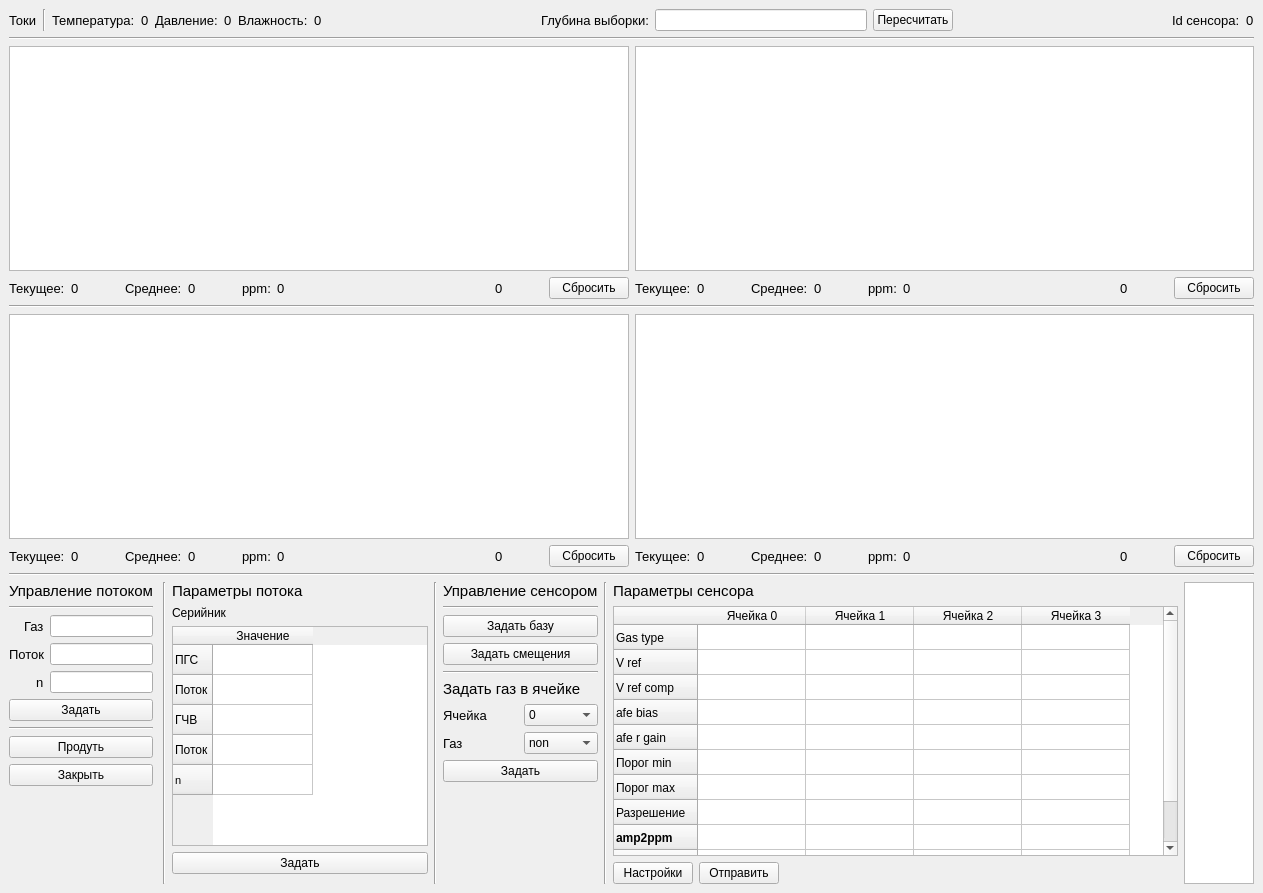
<?xml version="1.0" encoding="UTF-8"?>
<ui version="4.0">
 <class>MainWindow</class>
 <widget class="QMainWindow" name="MainWindow">
  <property name="geometry">
   <rect>
    <x>0</x>
    <y>0</y>
    <width>1263</width>
    <height>893</height>
   </rect>
  </property>
  <property name="baseSize">
   <size>
    <width>4</width>
    <height>7</height>
   </size>
  </property>
  <property name="windowTitle">
   <string>MainWindow</string>
  </property>
  <widget class="QWidget" name="centralwidget">
   <layout class="QVBoxLayout" name="verticalLayout_8" stretch="4,0,1">
    <item>
     <layout class="QVBoxLayout" name="verticalLayout_3">
      <item>
       <layout class="QHBoxLayout" name="horizontalLayout_4" stretch="0,0,0,0,0,0,0,0,0,0,0,0,0,0,0">
        <item>
         <widget class="QLabel" name="label_21">
          <property name="font">
           <font>
            <pointsize>10</pointsize>
           </font>
          </property>
          <property name="text">
           <string>Токи</string>
          </property>
         </widget>
        </item>
        <item>
         <widget class="Line" name="line_5">
          <property name="orientation">
           <enum>Qt::Vertical</enum>
          </property>
         </widget>
        </item>
        <item>
         <widget class="QLabel" name="label_24">
          <property name="font">
           <font>
            <pointsize>10</pointsize>
           </font>
          </property>
          <property name="text">
           <string>Температура:</string>
          </property>
         </widget>
        </item>
        <item>
         <widget class="QLabel" name="temperature">
          <property name="font">
           <font>
            <pointsize>10</pointsize>
           </font>
          </property>
          <property name="text">
           <string>0</string>
          </property>
         </widget>
        </item>
        <item>
         <widget class="QLabel" name="pr">
          <property name="font">
           <font>
            <pointsize>10</pointsize>
           </font>
          </property>
          <property name="text">
           <string>Давление:</string>
          </property>
         </widget>
        </item>
        <item>
         <widget class="QLabel" name="pressure">
          <property name="font">
           <font>
            <pointsize>10</pointsize>
           </font>
          </property>
          <property name="text">
           <string>0</string>
          </property>
         </widget>
        </item>
        <item>
         <widget class="QLabel" name="label_23">
          <property name="font">
           <font>
            <pointsize>10</pointsize>
           </font>
          </property>
          <property name="text">
           <string>Влажность:</string>
          </property>
         </widget>
        </item>
        <item>
         <widget class="QLabel" name="humidity">
          <property name="font">
           <font>
            <pointsize>10</pointsize>
           </font>
          </property>
          <property name="text">
           <string>0</string>
          </property>
         </widget>
        </item>
        <item>
         <spacer name="horizontalSpacer_9">
          <property name="orientation">
           <enum>Qt::Horizontal</enum>
          </property>
          <property name="sizeHint" stdset="0">
           <size>
            <width>40</width>
            <height>20</height>
           </size>
          </property>
         </spacer>
        </item>
        <item>
         <widget class="QLabel" name="label_31">
          <property name="font">
           <font>
            <pointsize>10</pointsize>
           </font>
          </property>
          <property name="text">
           <string>Глубина выборки:</string>
          </property>
         </widget>
        </item>
        <item>
         <widget class="QLineEdit" name="GasType_3">
          <property name="sizePolicy">
           <sizepolicy hsizetype="Expanding" vsizetype="Fixed">
            <horstretch>0</horstretch>
            <verstretch>0</verstretch>
           </sizepolicy>
          </property>
          <property name="minimumSize">
           <size>
            <width>20</width>
            <height>0</height>
           </size>
          </property>
         </widget>
        </item>
        <item>
         <widget class="QPushButton" name="average_calc">
          <property name="font">
           <font>
            <pointsize>9</pointsize>
           </font>
          </property>
          <property name="text">
           <string>Пересчитать</string>
          </property>
         </widget>
        </item>
        <item>
         <spacer name="horizontalSpacer_17">
          <property name="orientation">
           <enum>Qt::Horizontal</enum>
          </property>
          <property name="sizeHint" stdset="0">
           <size>
            <width>40</width>
            <height>20</height>
           </size>
          </property>
         </spacer>
        </item>
        <item>
         <widget class="QLabel" name="label_30">
          <property name="font">
           <font>
            <pointsize>10</pointsize>
           </font>
          </property>
          <property name="text">
           <string>Id сенсора:</string>
          </property>
         </widget>
        </item>
        <item>
         <widget class="QLabel" name="humidity_2">
          <property name="font">
           <font>
            <pointsize>10</pointsize>
           </font>
          </property>
          <property name="text">
           <string>0</string>
          </property>
         </widget>
        </item>
       </layout>
      </item>
      <item>
       <widget class="Line" name="line_21">
        <property name="orientation">
         <enum>Qt::Horizontal</enum>
        </property>
       </widget>
      </item>
      <item>
       <layout class="QHBoxLayout" name="horizontalLayout_6">
        <item>
         <layout class="QVBoxLayout" name="verticalLayout_9">
          <item>
           <widget class="PlotWidget" name="graph_1"/>
          </item>
          <item>
           <layout class="QHBoxLayout" name="horizontalLayout_2" stretch="0,0,0,0,0,0,0,0,3,0,0,0">
            <item>
             <widget class="QLabel" name="currentLabel">
              <property name="font">
               <font>
                <pointsize>10</pointsize>
               </font>
              </property>
              <property name="text">
               <string>Текущее:</string>
              </property>
             </widget>
            </item>
            <item>
             <widget class="QLabel" name="current_0">
              <property name="font">
               <font>
                <pointsize>10</pointsize>
               </font>
              </property>
              <property name="text">
               <string>0</string>
              </property>
             </widget>
            </item>
            <item>
             <spacer name="horizontalSpacer_4">
              <property name="orientation">
               <enum>Qt::Horizontal</enum>
              </property>
              <property name="sizeHint" stdset="0">
               <size>
                <width>40</width>
                <height>20</height>
               </size>
              </property>
             </spacer>
            </item>
            <item>
             <widget class="QLabel" name="label_6">
              <property name="font">
               <font>
                <pointsize>10</pointsize>
               </font>
              </property>
              <property name="text">
               <string>Среднее:</string>
              </property>
             </widget>
            </item>
            <item>
             <widget class="QLabel" name="average_0">
              <property name="font">
               <font>
                <pointsize>10</pointsize>
               </font>
              </property>
              <property name="text">
               <string>0</string>
              </property>
             </widget>
            </item>
            <item>
             <spacer name="horizontalSpacer_8">
              <property name="orientation">
               <enum>Qt::Horizontal</enum>
              </property>
              <property name="sizeHint" stdset="0">
               <size>
                <width>40</width>
                <height>20</height>
               </size>
              </property>
             </spacer>
            </item>
            <item>
             <widget class="QLabel" name="label_7">
              <property name="font">
               <font>
                <pointsize>10</pointsize>
               </font>
              </property>
              <property name="text">
               <string>ppm:</string>
              </property>
             </widget>
            </item>
            <item>
             <widget class="QLabel" name="ppm_0">
              <property name="font">
               <font>
                <pointsize>10</pointsize>
               </font>
              </property>
              <property name="text">
               <string>0</string>
              </property>
             </widget>
            </item>
            <item>
             <spacer name="horizontalSpacer_5">
              <property name="orientation">
               <enum>Qt::Horizontal</enum>
              </property>
              <property name="sizeHint" stdset="0">
               <size>
                <width>40</width>
                <height>20</height>
               </size>
              </property>
             </spacer>
            </item>
            <item>
             <widget class="QLabel" name="gas_type_0">
              <property name="font">
               <font>
                <pointsize>10</pointsize>
               </font>
              </property>
              <property name="text">
               <string>0</string>
              </property>
             </widget>
            </item>
            <item>
             <spacer name="horizontalSpacer_18">
              <property name="orientation">
               <enum>Qt::Horizontal</enum>
              </property>
              <property name="sizeHint" stdset="0">
               <size>
                <width>40</width>
                <height>20</height>
               </size>
              </property>
             </spacer>
            </item>
            <item>
             <widget class="QPushButton" name="reset_graph_0">
              <property name="text">
               <string>Сбросить</string>
              </property>
             </widget>
            </item>
           </layout>
          </item>
         </layout>
        </item>
        <item>
         <layout class="QVBoxLayout" name="verticalLayout">
          <item>
           <widget class="PlotWidget" name="graph_2"/>
          </item>
          <item>
           <layout class="QHBoxLayout" name="horizontalLayout_3" stretch="0,0,0,0,0,0,0,0,3,0,0,0">
            <item>
             <widget class="QLabel" name="label_12">
              <property name="font">
               <font>
                <pointsize>10</pointsize>
               </font>
              </property>
              <property name="text">
               <string>Текущее:</string>
              </property>
             </widget>
            </item>
            <item>
             <widget class="QLabel" name="current_1">
              <property name="font">
               <font>
                <pointsize>10</pointsize>
               </font>
              </property>
              <property name="text">
               <string>0</string>
              </property>
             </widget>
            </item>
            <item>
             <spacer name="horizontalSpacer_6">
              <property name="orientation">
               <enum>Qt::Horizontal</enum>
              </property>
              <property name="sizeHint" stdset="0">
               <size>
                <width>40</width>
                <height>20</height>
               </size>
              </property>
             </spacer>
            </item>
            <item>
             <widget class="QLabel" name="label_14">
              <property name="font">
               <font>
                <pointsize>10</pointsize>
               </font>
              </property>
              <property name="text">
               <string>Среднее:</string>
              </property>
             </widget>
            </item>
            <item>
             <widget class="QLabel" name="average_1">
              <property name="font">
               <font>
                <pointsize>10</pointsize>
               </font>
              </property>
              <property name="text">
               <string>0</string>
              </property>
             </widget>
            </item>
            <item>
             <spacer name="horizontalSpacer_15">
              <property name="orientation">
               <enum>Qt::Horizontal</enum>
              </property>
              <property name="sizeHint" stdset="0">
               <size>
                <width>40</width>
                <height>20</height>
               </size>
              </property>
             </spacer>
            </item>
            <item>
             <widget class="QLabel" name="label_9">
              <property name="font">
               <font>
                <pointsize>10</pointsize>
               </font>
              </property>
              <property name="text">
               <string>ppm:</string>
              </property>
             </widget>
            </item>
            <item>
             <widget class="QLabel" name="ppm_1">
              <property name="font">
               <font>
                <pointsize>10</pointsize>
               </font>
              </property>
              <property name="text">
               <string>0</string>
              </property>
             </widget>
            </item>
            <item>
             <spacer name="horizontalSpacer_7">
              <property name="orientation">
               <enum>Qt::Horizontal</enum>
              </property>
              <property name="sizeHint" stdset="0">
               <size>
                <width>40</width>
                <height>20</height>
               </size>
              </property>
             </spacer>
            </item>
            <item>
             <widget class="QLabel" name="gas_type_1">
              <property name="font">
               <font>
                <pointsize>10</pointsize>
               </font>
              </property>
              <property name="text">
               <string>0</string>
              </property>
             </widget>
            </item>
            <item>
             <spacer name="horizontalSpacer_20">
              <property name="orientation">
               <enum>Qt::Horizontal</enum>
              </property>
              <property name="sizeHint" stdset="0">
               <size>
                <width>40</width>
                <height>20</height>
               </size>
              </property>
             </spacer>
            </item>
            <item>
             <widget class="QPushButton" name="reset_graph_1">
              <property name="text">
               <string>Сбросить</string>
              </property>
             </widget>
            </item>
           </layout>
          </item>
         </layout>
        </item>
       </layout>
      </item>
      <item>
       <widget class="Line" name="line_10">
        <property name="orientation">
         <enum>Qt::Horizontal</enum>
        </property>
       </widget>
      </item>
      <item>
       <layout class="QHBoxLayout" name="horizontalLayout_7">
        <item>
         <layout class="QVBoxLayout" name="verticalLayout_6">
          <item>
           <widget class="PlotWidget" name="graph_3"/>
          </item>
          <item>
           <layout class="QHBoxLayout" name="horizontalLayout_11" stretch="0,0,0,0,0,0,0,0,3,0,0,0">
            <item>
             <widget class="QLabel" name="label_26">
              <property name="font">
               <font>
                <pointsize>10</pointsize>
               </font>
              </property>
              <property name="text">
               <string>Текущее:</string>
              </property>
             </widget>
            </item>
            <item>
             <widget class="QLabel" name="current_2">
              <property name="font">
               <font>
                <pointsize>10</pointsize>
               </font>
              </property>
              <property name="text">
               <string>0</string>
              </property>
             </widget>
            </item>
            <item>
             <spacer name="horizontalSpacer_12">
              <property name="orientation">
               <enum>Qt::Horizontal</enum>
              </property>
              <property name="sizeHint" stdset="0">
               <size>
                <width>40</width>
                <height>20</height>
               </size>
              </property>
             </spacer>
            </item>
            <item>
             <widget class="QLabel" name="label_28">
              <property name="font">
               <font>
                <pointsize>10</pointsize>
               </font>
              </property>
              <property name="text">
               <string>Среднее:</string>
              </property>
             </widget>
            </item>
            <item>
             <widget class="QLabel" name="average_2">
              <property name="font">
               <font>
                <pointsize>10</pointsize>
               </font>
              </property>
              <property name="text">
               <string>0</string>
              </property>
             </widget>
            </item>
            <item>
             <spacer name="horizontalSpacer_14">
              <property name="orientation">
               <enum>Qt::Horizontal</enum>
              </property>
              <property name="sizeHint" stdset="0">
               <size>
                <width>40</width>
                <height>20</height>
               </size>
              </property>
             </spacer>
            </item>
            <item>
             <widget class="QLabel" name="label_8">
              <property name="font">
               <font>
                <pointsize>10</pointsize>
               </font>
              </property>
              <property name="text">
               <string>ppm:</string>
              </property>
             </widget>
            </item>
            <item>
             <widget class="QLabel" name="ppm_2">
              <property name="font">
               <font>
                <pointsize>10</pointsize>
               </font>
              </property>
              <property name="text">
               <string>0</string>
              </property>
             </widget>
            </item>
            <item>
             <spacer name="horizontalSpacer_13">
              <property name="orientation">
               <enum>Qt::Horizontal</enum>
              </property>
              <property name="sizeHint" stdset="0">
               <size>
                <width>40</width>
                <height>20</height>
               </size>
              </property>
             </spacer>
            </item>
            <item>
             <widget class="QLabel" name="gas_type_2">
              <property name="font">
               <font>
                <pointsize>10</pointsize>
               </font>
              </property>
              <property name="text">
               <string>0</string>
              </property>
             </widget>
            </item>
            <item>
             <spacer name="horizontalSpacer_19">
              <property name="orientation">
               <enum>Qt::Horizontal</enum>
              </property>
              <property name="sizeHint" stdset="0">
               <size>
                <width>40</width>
                <height>20</height>
               </size>
              </property>
             </spacer>
            </item>
            <item>
             <widget class="QPushButton" name="reset_graph_2">
              <property name="text">
               <string>Сбросить</string>
              </property>
             </widget>
            </item>
           </layout>
          </item>
         </layout>
        </item>
        <item>
         <layout class="QVBoxLayout" name="verticalLayout_4">
          <item>
           <widget class="PlotWidget" name="graph_4"/>
          </item>
          <item>
           <layout class="QHBoxLayout" name="horizontalLayout_5" stretch="0,0,0,0,0,0,0,0,3,0,0,0">
            <item>
             <widget class="QLabel" name="label_25">
              <property name="font">
               <font>
                <pointsize>10</pointsize>
               </font>
              </property>
              <property name="text">
               <string>Текущее:</string>
              </property>
             </widget>
            </item>
            <item>
             <widget class="QLabel" name="current_3">
              <property name="font">
               <font>
                <pointsize>10</pointsize>
               </font>
              </property>
              <property name="text">
               <string>0</string>
              </property>
             </widget>
            </item>
            <item>
             <spacer name="horizontalSpacer_10">
              <property name="orientation">
               <enum>Qt::Horizontal</enum>
              </property>
              <property name="sizeHint" stdset="0">
               <size>
                <width>40</width>
                <height>20</height>
               </size>
              </property>
             </spacer>
            </item>
            <item>
             <widget class="QLabel" name="label_27">
              <property name="font">
               <font>
                <pointsize>10</pointsize>
               </font>
              </property>
              <property name="text">
               <string>Среднее:</string>
              </property>
             </widget>
            </item>
            <item>
             <widget class="QLabel" name="average_3">
              <property name="font">
               <font>
                <pointsize>10</pointsize>
               </font>
              </property>
              <property name="text">
               <string>0</string>
              </property>
             </widget>
            </item>
            <item>
             <spacer name="horizontalSpacer_16">
              <property name="orientation">
               <enum>Qt::Horizontal</enum>
              </property>
              <property name="sizeHint" stdset="0">
               <size>
                <width>40</width>
                <height>20</height>
               </size>
              </property>
             </spacer>
            </item>
            <item>
             <widget class="QLabel" name="label_10">
              <property name="font">
               <font>
                <pointsize>10</pointsize>
               </font>
              </property>
              <property name="text">
               <string>ppm:</string>
              </property>
             </widget>
            </item>
            <item>
             <widget class="QLabel" name="ppm_3">
              <property name="font">
               <font>
                <pointsize>10</pointsize>
               </font>
              </property>
              <property name="text">
               <string>0</string>
              </property>
             </widget>
            </item>
            <item>
             <spacer name="horizontalSpacer_11">
              <property name="orientation">
               <enum>Qt::Horizontal</enum>
              </property>
              <property name="sizeHint" stdset="0">
               <size>
                <width>40</width>
                <height>20</height>
               </size>
              </property>
             </spacer>
            </item>
            <item>
             <widget class="QLabel" name="gas_type_3">
              <property name="font">
               <font>
                <pointsize>10</pointsize>
               </font>
              </property>
              <property name="text">
               <string>0</string>
              </property>
             </widget>
            </item>
            <item>
             <spacer name="horizontalSpacer_21">
              <property name="orientation">
               <enum>Qt::Horizontal</enum>
              </property>
              <property name="sizeHint" stdset="0">
               <size>
                <width>40</width>
                <height>20</height>
               </size>
              </property>
             </spacer>
            </item>
            <item>
             <widget class="QPushButton" name="reset_graph_3">
              <property name="text">
               <string>Сбросить</string>
              </property>
             </widget>
            </item>
           </layout>
          </item>
         </layout>
        </item>
       </layout>
      </item>
     </layout>
    </item>
    <item>
     <widget class="Line" name="line_3">
      <property name="orientation">
       <enum>Qt::Horizontal</enum>
      </property>
     </widget>
    </item>
    <item>
     <layout class="QHBoxLayout" name="horizontalLayout_10" stretch="1,1,0,0,0,0,4">
      <item>
       <layout class="QHBoxLayout" name="horizontalLayout_8">
        <item>
         <layout class="QVBoxLayout" name="verticalLayout_10" stretch="0,0,0,0,0,0,0,0">
          <item>
           <widget class="QLabel" name="label_11">
            <property name="font">
             <font>
              <pointsize>11</pointsize>
             </font>
            </property>
            <property name="text">
             <string>Управление потоком</string>
            </property>
           </widget>
          </item>
          <item>
           <widget class="Line" name="line_8">
            <property name="orientation">
             <enum>Qt::Horizontal</enum>
            </property>
           </widget>
          </item>
          <item>
           <layout class="QFormLayout" name="formLayout">
            <property name="labelAlignment">
             <set>Qt::AlignRight|Qt::AlignTrailing|Qt::AlignVCenter</set>
            </property>
            <item row="0" column="0">
             <widget class="QLabel" name="label_2">
              <property name="font">
               <font>
                <pointsize>10</pointsize>
               </font>
              </property>
              <property name="text">
               <string>Газ</string>
              </property>
             </widget>
            </item>
            <item row="0" column="1">
             <widget class="QLineEdit" name="GasType"/>
            </item>
            <item row="1" column="0">
             <widget class="QLabel" name="label_3">
              <property name="font">
               <font>
                <pointsize>10</pointsize>
               </font>
              </property>
              <property name="text">
               <string>Поток</string>
              </property>
             </widget>
            </item>
            <item row="1" column="1">
             <widget class="QLineEdit" name="TargetFlow"/>
            </item>
            <item row="2" column="0">
             <widget class="QLabel" name="label_4">
              <property name="font">
               <font>
                <pointsize>10</pointsize>
               </font>
              </property>
              <property name="text">
               <string>n</string>
              </property>
             </widget>
            </item>
            <item row="2" column="1">
             <widget class="QLineEdit" name="TargetConc"/>
            </item>
           </layout>
          </item>
          <item>
           <widget class="QPushButton" name="SendFlowParams">
            <property name="sizePolicy">
             <sizepolicy hsizetype="Minimum" vsizetype="Fixed">
              <horstretch>0</horstretch>
              <verstretch>0</verstretch>
             </sizepolicy>
            </property>
            <property name="font">
             <font>
              <pointsize>9</pointsize>
             </font>
            </property>
            <property name="text">
             <string>Задать</string>
            </property>
           </widget>
          </item>
          <item>
           <widget class="Line" name="line_7">
            <property name="orientation">
             <enum>Qt::Horizontal</enum>
            </property>
           </widget>
          </item>
          <item>
           <widget class="QPushButton" name="CleanAir">
            <property name="font">
             <font>
              <pointsize>9</pointsize>
             </font>
            </property>
            <property name="text">
             <string>Продуть</string>
            </property>
           </widget>
          </item>
          <item>
           <widget class="QPushButton" name="CloseAir">
            <property name="font">
             <font>
              <pointsize>9</pointsize>
             </font>
            </property>
            <property name="text">
             <string>Закрыть</string>
            </property>
           </widget>
          </item>
          <item>
           <spacer name="verticalSpacer_2">
            <property name="orientation">
             <enum>Qt::Vertical</enum>
            </property>
            <property name="sizeHint" stdset="0">
             <size>
              <width>20</width>
              <height>40</height>
             </size>
            </property>
           </spacer>
          </item>
         </layout>
        </item>
        <item>
         <spacer name="horizontalSpacer_3">
          <property name="orientation">
           <enum>Qt::Horizontal</enum>
          </property>
          <property name="sizeHint" stdset="0">
           <size>
            <width>40</width>
            <height>20</height>
           </size>
          </property>
         </spacer>
        </item>
        <item>
         <spacer name="horizontalSpacer">
          <property name="orientation">
           <enum>Qt::Horizontal</enum>
          </property>
          <property name="sizeHint" stdset="0">
           <size>
            <width>40</width>
            <height>20</height>
           </size>
          </property>
         </spacer>
        </item>
       </layout>
      </item>
      <item>
       <widget class="Line" name="line">
        <property name="orientation">
         <enum>Qt::Vertical</enum>
        </property>
       </widget>
      </item>
      <item>
       <layout class="QVBoxLayout" name="verticalLayout_11" stretch="0,0,0,0,0">
        <item>
         <widget class="QLabel" name="label_17">
          <property name="sizePolicy">
           <sizepolicy hsizetype="Preferred" vsizetype="Minimum">
            <horstretch>0</horstretch>
            <verstretch>0</verstretch>
           </sizepolicy>
          </property>
          <property name="font">
           <font>
            <pointsize>11</pointsize>
           </font>
          </property>
          <property name="text">
           <string>Параметры потока</string>
          </property>
         </widget>
        </item>
        <item>
         <widget class="QLabel" name="label">
          <property name="text">
           <string>Серийник</string>
          </property>
         </widget>
        </item>
        <item>
         <widget class="QTableWidget" name="tableFlowSettings">
          <property name="sizePolicy">
           <sizepolicy hsizetype="Fixed" vsizetype="Fixed">
            <horstretch>0</horstretch>
            <verstretch>0</verstretch>
           </sizepolicy>
          </property>
          <property name="minimumSize">
           <size>
            <width>150</width>
            <height>220</height>
           </size>
          </property>
          <row>
           <property name="text">
            <string>ПГС</string>
           </property>
          </row>
          <row>
           <property name="text">
            <string>Поток</string>
           </property>
          </row>
          <row>
           <property name="text">
            <string>ГЧВ</string>
           </property>
          </row>
          <row>
           <property name="text">
            <string>Поток</string>
           </property>
          </row>
          <row>
           <property name="text">
            <string>n</string>
           </property>
           <property name="font">
            <font>
             <family>MS Shell Dlg 2</family>
             <pointsize>8</pointsize>
            </font>
           </property>
          </row>
          <column>
           <property name="text">
            <string>Значение</string>
           </property>
          </column>
         </widget>
        </item>
        <item>
         <widget class="QPushButton" name="pushButton">
          <property name="text">
           <string>Задать</string>
          </property>
         </widget>
        </item>
        <item>
         <spacer name="verticalSpacer_3">
          <property name="orientation">
           <enum>Qt::Vertical</enum>
          </property>
          <property name="sizeHint" stdset="0">
           <size>
            <width>20</width>
            <height>40</height>
           </size>
          </property>
         </spacer>
        </item>
       </layout>
      </item>
      <item>
       <widget class="Line" name="line_4">
        <property name="orientation">
         <enum>Qt::Vertical</enum>
        </property>
       </widget>
      </item>
      <item>
       <layout class="QVBoxLayout" name="verticalLayout_7">
        <item>
         <widget class="QLabel" name="label_13">
          <property name="font">
           <font>
            <pointsize>11</pointsize>
           </font>
          </property>
          <property name="text">
           <string>Управление сенсором</string>
          </property>
         </widget>
        </item>
        <item>
         <widget class="Line" name="line_6">
          <property name="orientation">
           <enum>Qt::Horizontal</enum>
          </property>
         </widget>
        </item>
        <item>
         <widget class="QPushButton" name="SetBaseLine">
          <property name="font">
           <font>
            <pointsize>9</pointsize>
           </font>
          </property>
          <property name="text">
           <string>Задать базу</string>
          </property>
         </widget>
        </item>
        <item>
         <widget class="QPushButton" name="SetBias">
          <property name="font">
           <font>
            <pointsize>9</pointsize>
           </font>
          </property>
          <property name="text">
           <string>Задать смещения</string>
          </property>
         </widget>
        </item>
        <item>
         <widget class="Line" name="line_9">
          <property name="orientation">
           <enum>Qt::Horizontal</enum>
          </property>
         </widget>
        </item>
        <item>
         <widget class="QLabel" name="label_15">
          <property name="font">
           <font>
            <pointsize>11</pointsize>
           </font>
          </property>
          <property name="text">
           <string>Задать газ в ячейке</string>
          </property>
         </widget>
        </item>
        <item>
         <layout class="QHBoxLayout" name="horizontalLayout_12">
          <item>
           <widget class="QLabel" name="label_18">
            <property name="font">
             <font>
              <pointsize>10</pointsize>
             </font>
            </property>
            <property name="text">
             <string>Ячейка</string>
            </property>
           </widget>
          </item>
          <item>
           <widget class="QComboBox" name="comboBoxCell">
            <item>
             <property name="text">
              <string>0</string>
             </property>
            </item>
            <item>
             <property name="text">
              <string>1</string>
             </property>
            </item>
            <item>
             <property name="text">
              <string>2</string>
             </property>
            </item>
            <item>
             <property name="text">
              <string>3</string>
             </property>
            </item>
           </widget>
          </item>
         </layout>
        </item>
        <item>
         <layout class="QHBoxLayout" name="horizontalLayout_13">
          <item>
           <widget class="QLabel" name="label_19">
            <property name="font">
             <font>
              <pointsize>10</pointsize>
             </font>
            </property>
            <property name="text">
             <string>Газ</string>
            </property>
           </widget>
          </item>
          <item>
           <widget class="QComboBox" name="comboBoxGasType">
            <item>
             <property name="text">
              <string>non</string>
             </property>
            </item>
            <item>
             <property name="text">
              <string>CO</string>
             </property>
            </item>
            <item>
             <property name="text">
              <string>NO2</string>
             </property>
            </item>
            <item>
             <property name="text">
              <string>SO2</string>
             </property>
            </item>
            <item>
             <property name="text">
              <string>H2S</string>
             </property>
            </item>
            <item>
             <property name="text">
              <string>NH3</string>
             </property>
            </item>
            <item>
             <property name="text">
              <string>CH2O</string>
             </property>
            </item>
            <item>
             <property name="text">
              <string>O3</string>
             </property>
            </item>
            <item>
             <property name="text">
              <string>NO</string>
             </property>
            </item>
            <item>
             <property name="text">
              <string>HCl</string>
             </property>
            </item>
            <item>
             <property name="text">
              <string>HF</string>
             </property>
            </item>
            <item>
             <property name="text">
              <string>Cl2</string>
             </property>
            </item>
           </widget>
          </item>
         </layout>
        </item>
        <item>
         <widget class="QPushButton" name="SetGasType">
          <property name="sizePolicy">
           <sizepolicy hsizetype="Minimum" vsizetype="Fixed">
            <horstretch>0</horstretch>
            <verstretch>0</verstretch>
           </sizepolicy>
          </property>
          <property name="font">
           <font>
            <pointsize>9</pointsize>
           </font>
          </property>
          <property name="text">
           <string>Задать</string>
          </property>
         </widget>
        </item>
        <item>
         <spacer name="verticalSpacer_5">
          <property name="orientation">
           <enum>Qt::Vertical</enum>
          </property>
          <property name="sizeHint" stdset="0">
           <size>
            <width>20</width>
            <height>40</height>
           </size>
          </property>
         </spacer>
        </item>
       </layout>
      </item>
      <item>
       <widget class="Line" name="line_2">
        <property name="orientation">
         <enum>Qt::Vertical</enum>
        </property>
       </widget>
      </item>
      <item>
       <layout class="QHBoxLayout" name="horizontalLayout_9">
        <item>
         <layout class="QVBoxLayout" name="verticalLayout_2">
          <item>
           <widget class="QLabel" name="label_16">
            <property name="sizePolicy">
             <sizepolicy hsizetype="Minimum" vsizetype="Minimum">
              <horstretch>0</horstretch>
              <verstretch>0</verstretch>
             </sizepolicy>
            </property>
            <property name="font">
             <font>
              <pointsize>11</pointsize>
             </font>
            </property>
            <property name="text">
             <string>Параметры сенсора</string>
            </property>
           </widget>
          </item>
          <item>
           <widget class="QTableWidget" name="tableGASettings">
            <property name="sizePolicy">
             <sizepolicy hsizetype="Fixed" vsizetype="Preferred">
              <horstretch>0</horstretch>
              <verstretch>0</verstretch>
             </sizepolicy>
            </property>
            <property name="minimumSize">
             <size>
              <width>565</width>
              <height>250</height>
             </size>
            </property>
            <property name="showGrid">
             <bool>true</bool>
            </property>
            <property name="gridStyle">
             <enum>Qt::SolidLine</enum>
            </property>
            <property name="wordWrap">
             <bool>true</bool>
            </property>
            <attribute name="horizontalHeaderDefaultSectionSize">
             <number>108</number>
            </attribute>
            <attribute name="verticalHeaderDefaultSectionSize">
             <number>25</number>
            </attribute>
            <row>
             <property name="text">
              <string>Gas type</string>
             </property>
            </row>
            <row>
             <property name="text">
              <string>V ref</string>
             </property>
            </row>
            <row>
             <property name="text">
              <string>V ref comp</string>
             </property>
            </row>
            <row>
             <property name="text">
              <string>afe bias</string>
             </property>
            </row>
            <row>
             <property name="text">
              <string>afe r gain</string>
             </property>
            </row>
            <row>
             <property name="text">
              <string>Порог min</string>
             </property>
            </row>
            <row>
             <property name="text">
              <string>Порог max</string>
             </property>
            </row>
            <row>
             <property name="text">
              <string>Разрешение</string>
             </property>
            </row>
            <row>
             <property name="text">
              <string>amp2ppm</string>
             </property>
             <property name="font">
              <font>
               <weight>75</weight>
               <bold>true</bold>
              </font>
             </property>
            </row>
            <row>
             <property name="text">
              <string>время ответа</string>
             </property>
            </row>
            <row>
             <property name="text">
              <string>База</string>
             </property>
             <property name="font">
              <font>
               <weight>75</weight>
               <bold>true</bold>
              </font>
             </property>
            </row>
            <column>
             <property name="text">
              <string>Ячейка 0</string>
             </property>
            </column>
            <column>
             <property name="text">
              <string>Ячейка 1</string>
             </property>
            </column>
            <column>
             <property name="text">
              <string>Ячейка 2</string>
             </property>
            </column>
            <column>
             <property name="text">
              <string>Ячейка 3</string>
             </property>
            </column>
            <item row="8" column="0">
             <property name="text">
              <string/>
             </property>
             <property name="font">
              <font>
               <pointsize>9</pointsize>
              </font>
             </property>
            </item>
            <item row="10" column="0">
             <property name="text">
              <string/>
             </property>
            </item>
           </widget>
          </item>
          <item>
           <layout class="QHBoxLayout" name="horizontalLayout">
            <item>
             <widget class="QPushButton" name="GetGASettings">
              <property name="sizePolicy">
               <sizepolicy hsizetype="Minimum" vsizetype="Fixed">
                <horstretch>0</horstretch>
                <verstretch>0</verstretch>
               </sizepolicy>
              </property>
              <property name="font">
               <font>
                <pointsize>9</pointsize>
               </font>
              </property>
              <property name="text">
               <string>Настройки</string>
              </property>
             </widget>
            </item>
            <item>
             <widget class="QPushButton" name="SetGASettings">
              <property name="sizePolicy">
               <sizepolicy hsizetype="Minimum" vsizetype="Fixed">
                <horstretch>0</horstretch>
                <verstretch>0</verstretch>
               </sizepolicy>
              </property>
              <property name="font">
               <font>
                <pointsize>9</pointsize>
               </font>
              </property>
              <property name="text">
               <string>Отправить</string>
              </property>
             </widget>
            </item>
            <item>
             <spacer name="horizontalSpacer_2">
              <property name="orientation">
               <enum>Qt::Horizontal</enum>
              </property>
              <property name="sizeHint" stdset="0">
               <size>
                <width>40</width>
                <height>20</height>
               </size>
              </property>
             </spacer>
            </item>
           </layout>
          </item>
          <item>
           <spacer name="verticalSpacer">
            <property name="orientation">
             <enum>Qt::Vertical</enum>
            </property>
            <property name="sizeHint" stdset="0">
             <size>
              <width>20</width>
              <height>40</height>
             </size>
            </property>
           </spacer>
          </item>
         </layout>
        </item>
        <item>
         <widget class="PlotWidget" name="graph_5"/>
        </item>
       </layout>
      </item>
     </layout>
    </item>
   </layout>
  </widget>
 </widget>
 <customwidgets>
  <customwidget>
   <class>PlotWidget</class>
   <extends>QGraphicsView</extends>
   <header location="global">pyqtgraph</header>
  </customwidget>
 </customwidgets>
 <resources/>
 <connections/>
</ui>
